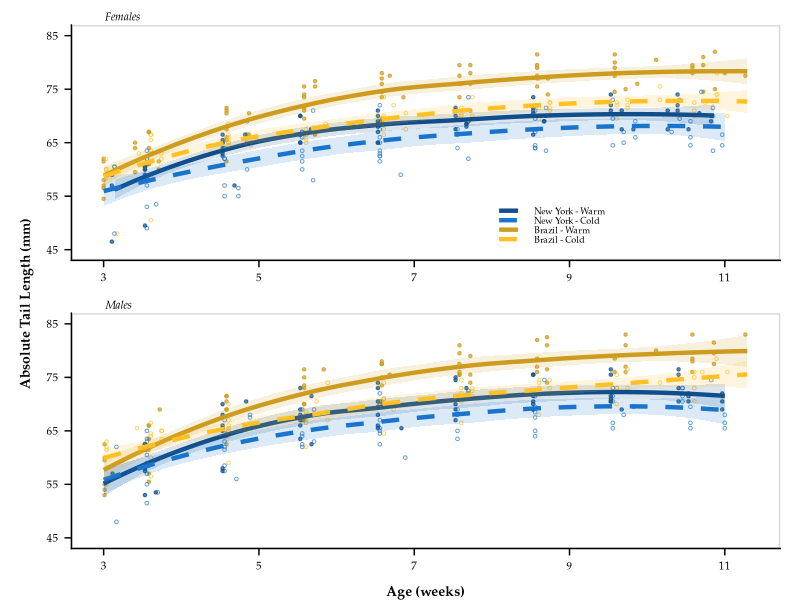

Write the R code that produced this figure. (Note: this script raises an error after producing the figure.)
#!/usr/bin/env Rscript --vanilla

##############################################################

# Author: Mallory A. Ballinger

# This script plots weekly tail lengths of New York mice and 
# Brazil mice across environments (i.e., common garden experiment #2).
# This script generates Figure 4 in Ballinger_AmNat_2021.


##############################################################
# Required packages
##############################################################

rm(list = ls()) # clear R's environment
library(tidyverse)
library(here)
library(ggridges)
library(cowplot)
library(car)
library(ggtext)
library(glue)
library(scales)

set.seed(19910118) # so that jitter plots stay in same jittered positions


##############################################################
# Import data
##############################################################

WeeklyPhenotypeData <- read_csv(here("data/processed/WeeklyPhenotypeData.csv")) %>%
  select(-DOB, -DateMeasured) %>% select(-1) %>%
  mutate(Line = fct_relevel(Line, "SARA", "SARB", "MANA", "MANB")) %>% # put evolved lines first
  mutate(Environment = fct_relevel(Environment, "Warm", "Cold" )) %>% # put Warm before Cold
  mutate(PopEnv = paste(Population, Environment, sep = "_")) %>%
  mutate(PopEnv = fct_recode(PopEnv, "Brazil - Warm" = "Brazil_Warm", "Brazil - Cold" = "Brazil_Cold",
                             "New York - Warm" = "New York_Warm", "New York - Cold" = "New York_Cold")) %>%
  mutate(PopEnv = fct_relevel(PopEnv, "New York - Warm", "New York - Cold", "Brazil - Warm", "Brazil - Cold")) %>%
  mutate(RelativeTail = Tail_Length_mm / Body_Weight_g)


# Sample size of dataset
#FullSampleSize <- WeeklyPhenotypeData %>% summarise(N=n_distinct(Mouse_ID)) %>% pull(N)
# n = 80


# Make sex-specific datasets
MaleData <- WeeklyPhenotypeData %>%
  filter(Sex == "Male")

FemaleData <- WeeklyPhenotypeData %>%
  filter(Sex == "Female")





##############################################################
# Plot weekly phenotypes - body weight
##############################################################
# 
# FemaleBW <-
#   ggplot(data=FemaleData, aes(x=Age_weeks, y=Body_Weight_g, fill = PopEnv, linetype = PopEnv, color = PopEnv)) +
#   geom_point(position = position_dodge(0.1), size=1.1, alpha = 0.5, show.legend = FALSE) +
#   geom_smooth(aes(group = PopEnv), size=1.5, alpha = 0.15, method = "loess", se = TRUE) + #std error
#   scale_color_manual(values=rep(c("dodgerblue4", "dodgerblue3", "goldenrod3", "goldenrod1"))) +
#   scale_fill_manual(values=rep(c("dodgerblue4", "dodgerblue3", "goldenrod3","goldenrod1"))) +
#   scale_linetype_manual(values=rep(c("solid","dashed", "solid", "dashed"))) +
#   guides(color=guide_legend(override.aes=list(fill=NA)),
#          linetype=guide_legend(override.aes = list(size=0.5)),
#          linetype=guide_legend(override.aes = list(fill=NA))) +# removes gray shading from legend
#   scale_x_continuous(breaks = seq(from=3, to=12, by=2), labels = seq(from=3, to=12, by=2), limits = c(3,11.3)) +
#   scale_y_continuous(breaks = seq(from=5, to=25, by=5), labels = seq(from=5, to=25, by=5), limits = c(5,25)) +
#   theme_half_open(20) +
#   panel_border() + # puts border around facets
#   theme(panel.grid.minor = element_blank(), axis.line = element_line(colour = "black"),
#         axis.title.x = element_text(margin = margin(t = 10), size = 10, face = "bold", family = "Palatino", hjust = 1.25),
#         axis.title.y = element_text(margin = margin(r = 10), size = 10, face = "bold", family = "Palatino"),
#         axis.text.x = element_text(size = 8, color = "black", family = "Palatino"),
#         axis.text.y = element_text(size = 8, color = "black", family = "Palatino"),
#         legend.position = c(0.03, 0.89),
#         legend.background = element_blank(),
#         legend.box.background = element_blank(),
#         legend.key.height = unit(0.2, "cm"),
#         legend.key.width = unit(0.6, "cm"),
#         legend.margin = margin(0.1, 3, 0.3, 0),
#         legend.spacing.x = unit(0.5, "mm"),
#         legend.spacing.y = unit(0.5, "mm"),
#         legend.text = element_text(size=6.5, family = "Palatino"),
#         legend.title = element_blank(),
#         plot.tag = element_text(family = "Palatino", size = 10, face = "italic"),
#         plot.tag.position = c(0.18,1.025),
#         plot.title = element_text(size = 8, face = "italic", hjust = 0.05, vjust = -3, family = "Palatino"),
#         plot.title.position = "panel",
#         plot.margin = unit(c(0.5, -0.45, 0, 0.3), "cm")) +
#   labs(x = "Age (weeks)",
#        y = "Body Mass (g)",
#        title = "Females")
# 
# 
# MaleBW <-
#   ggplot(data=MaleData, aes(x=Age_weeks, y=Body_Weight_g, fill = PopEnv, linetype = PopEnv, color = PopEnv)) +
#   geom_point(position = position_dodge(0.1), size=1.1, alpha=0.5, show.legend = FALSE) +
#   geom_smooth(aes(group = PopEnv), size=1.5, method = "loess", alpha = 0.15, se = TRUE) + #std error
#   scale_color_manual(values=rep(c("dodgerblue4", "dodgerblue3", "goldenrod3", "goldenrod1"))) +
#   scale_fill_manual(values=rep(c("dodgerblue4", "dodgerblue3", "goldenrod3","goldenrod1"))) +
#   scale_linetype_manual(values=rep(c("solid","dashed", "solid", "dashed"))) +
#   scale_x_continuous(breaks = seq(from=3, to=12, by=2), labels = seq(from=3, to=12, by=2), limits = c(3,11.3)) +
#   scale_y_continuous(breaks = seq(from=5, to=25, by=5), labels = seq(from=5, to=25, by=5), limits = c(5,25)) +
#   theme_half_open(20) +
#   panel_border() + # puts border around facets
#   theme(panel.grid.minor = element_blank(), axis.line = element_line(colour = "black"),
#         axis.title.x = element_text(margin = margin(t = 10), size = 10, face = "bold", family = "Palatino"),
#         axis.title.y = element_text(margin = margin(r = 10), size = 10, face = "bold", family = "Palatino"),
#         axis.text.x = element_text(size = 8, color = "black", family = "Palatino"),
#         axis.text.y = element_blank(),
#         axis.ticks.y = element_blank(),
#         axis.line.y = element_blank(),
#         legend.position = "none",
#         legend.background = element_blank(),
#         legend.box.background = element_blank(),
#         legend.key = element_blank(),
#         legend.key.height = unit(0.3, "cm"),
#         legend.key.width = unit(1.5, "cm"),
#         legend.text = element_text(size=8, family = "Palatino"),
#         legend.title = element_blank(),
#         plot.tag = element_text(family = "Palatino", size = 10, face = "italic"),
#         plot.tag.position = c(0.13,1.025),
#         plot.title = element_text(size = 8, face = "italic", hjust = 0.05, vjust = -3, family = "Palatino"),
#         plot.title.position = "panel",
#         plot.margin = unit(c(0.5, 0.5, 0, -0.42), "cm")) + # top, right, bottom, left (0.5, 0.5, 0.1, -0.5)
#   labs(x = "",
#        y = "",
#        title = "Males")
# 
# 
# cowplot::plot_grid(FemaleBW, MaleBW, labels = c('', ''), align = 'h',
#                    label_fontfamily = "Palatino", label_size = 12, label_x = 0.05, hjust = 0)
# 
# ggsave("results/figures/Weekly_BW.tiff", height = 3.5, width = 6, compression = "lzw")
# ggsave("results/figures/Weekly_BW.pdf", height = 3.5, width = 6)
# 
# 


##############################################################
# Plot weekly phenotypes - tail length
##############################################################

FemaleTL <-
  ggplot(data=FemaleData, aes(x=Age_weeks, y=Tail_Length_mm, color = PopEnv, fill = PopEnv, linetype = PopEnv, color = PopEnv)) +
  geom_point(aes(shape = factor(PopEnv)), position = position_dodge(0.1), size=0.9, alpha = 0.7, show.legend = TRUE) +
  geom_smooth(aes(group = PopEnv), size=1.5, alpha = 0.15, method = "loess", se = TRUE) + #std error
  scale_color_manual(values=rep(c("dodgerblue4", "dodgerblue3", "goldenrod3", "goldenrod1"))) +
  scale_fill_manual(values=rep(c("dodgerblue4", "dodgerblue3", "goldenrod3","goldenrod1"))) +
  scale_linetype_manual(values=rep(c("solid","dashed", "solid", "dashed"))) +
  scale_shape_manual(values=rep(c(19, 1, 19, 1)), guide = "none") +
  guides(color=guide_legend(override.aes=list(fill=NA)),
         linetype=guide_legend(override.aes = list(size=0.5)),
         linetype=guide_legend(override.aes = list(fill=NA))) +# removes gray shading from legend
  scale_x_continuous(breaks = seq(from=3, to=12, by=2), labels = seq(from=3, to=12, by=2), limits = c(3,11.3)) +
  scale_y_continuous(breaks = seq(from=45, to=90, by=10), labels = seq(from=45, to=90, by=10), limits = c(45,85)) +
  theme_half_open(20) +
  panel_border() + # puts border around facets
  theme(panel.grid.minor = element_blank(), axis.line = element_line(colour = "black"),
        axis.title.x = element_text(margin = margin(t = 10), size = 10, face = "bold", family = "Palatino"),
        axis.title.y = element_text(margin = margin(r = 10), size = 10, face = "bold", family = "Palatino", hjust = -2),
        axis.text.x = element_text(size = 8, color = "black", family = "Palatino"),
        axis.text.y = element_text(size = 8, color = "black", family = "Palatino"),
        legend.position = c(0.6, 0.15),
        legend.background = element_blank(),
        legend.box.background = element_blank(),
        legend.key = element_blank(),
        legend.key.height = unit(0.2, "cm"),
        legend.key.width = unit(0.6, "cm"),
        legend.margin = margin(0.1, 3, 0.3, 0),
        legend.spacing.x = unit(0.5, "mm"),
        legend.spacing.y = unit(0.5, "mm"),
        legend.text = element_text(size=6.5, family = "Palatino"),
        legend.title = element_blank(),
        plot.tag = element_text(family = "Palatino", size = 8, face = "italic"),
        plot.tag.position = c(0.18,1.025),
        plot.title = element_text(size = 8, face = "italic", hjust = 0.05, vjust = -3, family = "Palatino"),
        plot.title.position = "panel",
        plot.margin = unit(c(0, 0.5, -0.3, 0.5), "cm")) +
  labs(x = "",
       y = "Absolute Tail Length (mm)",
       title = "Females")
       #tag = "Females")

MaleTL <-
  ggplot(data=MaleData, aes(x=Age_weeks, y=Tail_Length_mm, fill = PopEnv, linetype = PopEnv, color = PopEnv)) +
  geom_point(aes(shape = factor(PopEnv)), position = position_dodge(0.1), size=0.9, alpha = 0.7, show.legend = TRUE) +
  geom_smooth(aes(group = PopEnv), size=1.5, alpha = 0.15, method = "loess", se = TRUE) + #std error
  scale_color_manual(values=rep(c("dodgerblue4", "dodgerblue3", "goldenrod3", "goldenrod1"))) +
  scale_fill_manual(values=rep(c("dodgerblue4", "dodgerblue3", "goldenrod3","goldenrod1"))) +
  scale_linetype_manual(values=rep(c("solid","dashed", "solid", "dashed"))) +
  scale_shape_manual(values=rep(c(19, 1, 19, 1)), guide = 'none') +
  scale_x_continuous(breaks = seq(from=3, to=12, by=2), labels = seq(from=3, to=12, by=2), limits = c(3,11.3)) +
  scale_y_continuous(breaks = seq(from=45, to=90, by=10), labels = seq(from=45, to=90, by=10), limits = c(45,85)) +
  theme_half_open(20) +
  panel_border() + # puts border around facets
  theme(panel.grid.minor = element_blank(), axis.line = element_line(colour = "black"),
        axis.title.x = element_text(margin = margin(t = 10), size = 10, face = "bold", family = "Palatino"),
        axis.title.y = element_text(margin = margin(r = 10), size = 10, face = "bold", family = "Palatino"),
        axis.text.x = element_text(size = 8, color = "black", family = "Palatino"),
        axis.text.y = element_text(size = 8, color = "black", family = "Palatino"),
        legend.position = "none",
        legend.background = element_blank(),
        legend.box.background = element_blank(),
        legend.key = element_blank(),
        legend.key.height = unit(0.3, "cm"),
        legend.key.width = unit(1.5, "cm"),
        legend.text = element_text(size=7, family = "Palatino"),
        legend.title = element_blank(),
        plot.tag = element_text(family = "Palatino", size = 10, face = "italic"),
        plot.tag.position = c(0.13,1.025),
        plot.title = element_text(size = 8, face = "italic", hjust = 0.05, vjust = -3, family = "Palatino"),
        plot.title.position = "panel",
        plot.margin = unit(c(-0.3, 0.5, 0, 0.5), "cm")) + # top, right, bottom, left (0.5, 0.5, 0.1, -0.5)
  labs(x = "Age (weeks)",
       y = "",
       title = "Males")
       #tag ="Males")


cowplot::plot_grid(FemaleTL, MaleTL, labels = c('', ''), nrow = 2, ncol = 1, align = 'v',
                   label_fontfamily = "Palatino", label_size = 12, label_x = 0.05, hjust = 0)

#ggsave("results/figures/Weekly_Tails.tiff", height = 5.75, width = 3.75, compression = "lzw")
ggsave("results/figures/Weekly_Tails.pdf", height = 5.5, width = 3.75)
